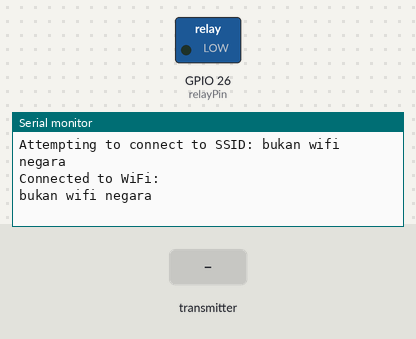
Recording of a program running on a simulated ESP32. Parts: switched loads named in the program (green lamp = pin HIGH), the last lines printed to the serial monitor. The test bench sets the inputs (shaded band). WiFi joins after 1.5 s; servers stay silent unless stated; no radio packets arrive unless stated.

Above: at 3.2 s.
3.3 s: the transmitter starts sending soilValue = 0
At 3.37 s:
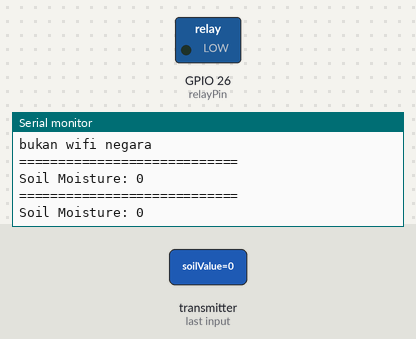
4.8 s: the transmitter starts sending soilValue = 1024
At 4.87 s:
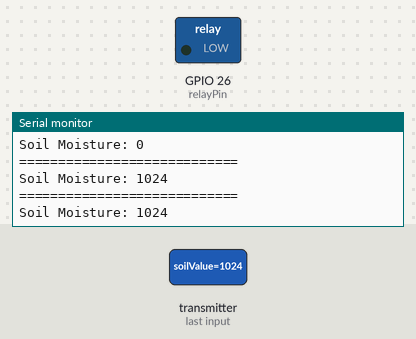

Measured:
- after the input at 3.3 s, the serial monitor: prints a new line at once (image 1)
- after the input at 4.8 s, the serial monitor: prints a new line at once (image 2)

The program:

main.cpp
```cpp
#include <SPI.h>
#include <nRF24L01.h>
#include <RF24.h>
#include <WiFi.h>
#include <HTTPClient.h>
// #include <UniversalTelegramBot.h>

#define relayPin 26
RF24 radio(4, 5); // CE, CSN
const byte address[6] = "00001";

struct SensorValues
{
  int soilValue;
  // int airValue;
  // float fuzzyValue;
};

SensorValues receivedData;


const char *ssid = "bukan wifi negara";
const char *password = "wiraganteng123";

const char *telegramBotToken = "6745008293:AAG0XWL-2DDJOZkpubI01FB1cdpPBsFZxSs";
const char *telegramChatId = "784528716";

HTTPClient http;

void teleSendMessage(String payload);

void setup() {
  Serial.begin(9600);
  pinMode(relayPin, OUTPUT);

  //connect wifi
  WiFi.begin(ssid, password);
  while (WiFi.status() != WL_CONNECTED)
  {
    delay(1000);
    Serial.print("Attempting to connect to SSID: ");
    Serial.println(ssid);
  }
  Serial.println("Connected to WiFi:");
  Serial.println(WiFi.SSID());


  radio.begin();
  radio.openReadingPipe(0, address);
  radio.setPALevel(RF24_PA_MIN);
  radio.startListening();
}

void loop() {
  if (radio.available()) {
    radio.read(&receivedData, sizeof(receivedData));

    Serial.println("============================");
    Serial.print("Soil Moisture: ");
    Serial.println(receivedData.soilValue);
    // Serial.print("Air Humidity: ");
    // Serial.println(receivedData.airValue);
    // Serial.print("Fuzzy Result: ");
    // Serial.println(receivedData.fuzzyValue);

    // int durasiPompa = static_cast<int>(receivedData.fuzzyValue);

    // if (durasiPompa > 0) {
    //   digitalWrite(relayPin, LOW); // Pump menyala
    //   Serial.println("Pump ON");

    //   // Tambahkan logika untuk mengatur durasi pompa
    //   // delay(durasiPompa * 1000); // Konversi detik menjadi milidetik
    //   digitalWrite(relayPin, HIGH); // Pump mati setelah durasi tertentu
    //   Serial.println("Pump OFF");

    //   teleSendMessage("Pump is ON. Duration: ");
    //   // Kirim pesan ke Telegram
    //   // teleSendMessage("Pump is ON. Duration: " + String(durasiPompa) + " seconds");
    // } else {
    //   digitalWrite(relayPin, HIGH); // Pump mati
    //   Serial.println("Pump OFF");

    //   // Kirim pesan ke Telegram
    //   teleSendMessage("Pump is OFF.");
    // }
  }
}

void teleSendMessage(String message) {
  String url = "https://api.telegram.org/bot" + String(telegramBotToken) + "/sendMessage?chat_id=" + String(telegramChatId) + "&text=" + message;
  http.begin(url);
  int httpCode = http.GET();

  if (httpCode > 0) {
    if (httpCode == HTTP_CODE_OK) {
      Serial.println("Telegram message sent successfully");
    } else {
      Serial.println("Failed to send Telegram message");
    }
  } else {
    Serial.println("Error in HTTP request");
  }

  http.end();
  delay(5000); // delay to avoid spamming
}
```
